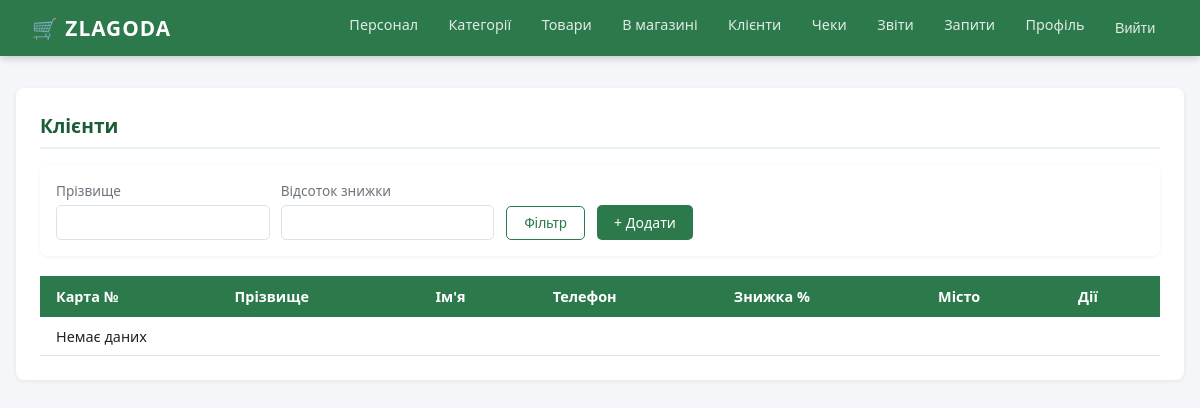
The page /customers/ (signed in) on the database as committed earlier.
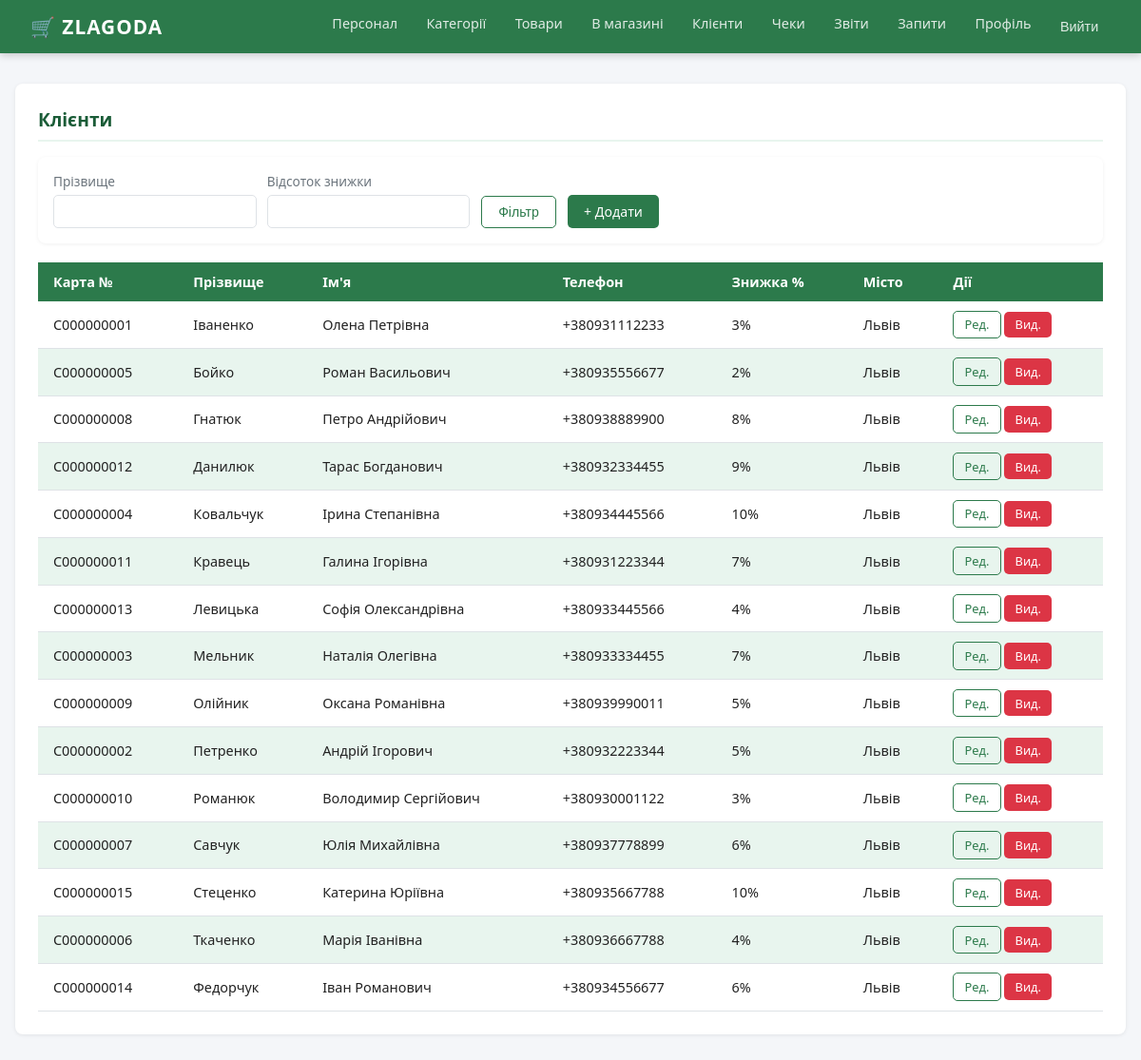
The same page on the database as committed later.
### supermarket/models.py (models this page shows)
class Customer_Card(models.Model):
    card_number = models.CharField(max_length=13, primary_key=True)
    cust_surname = models.CharField(max_length=50)
    cust_name = models.CharField(max_length=50)
    cust_patronymic = models.CharField(max_length=50, null=True, blank=True)
    phone_number = models.CharField(max_length=13)
    city = models.CharField(max_length=50, null=True, blank=True)
    street = models.CharField(max_length=50, null=True, blank=True)
    zip_code = models.CharField(max_length=9, null=True, blank=True)
    percent = models.IntegerField()
    class Meta:
        db_table = 'Customer_Card'
        managed = True

### supermarket/views.py (the view)
# urls.py: path('customers/', views.customers_list, name='customers'),
@login_required
def customers_list(request):
    percent = request.GET.get('percent', '')
    surname = request.GET.get('surname', '')
    role = get_current_role(request)
    custs = db.get_all_customers(
        percent=percent if percent else None,
        surname=surname if surname else None
    )
    return render(request, 'supermarket/customers.html', {
        'customers': custs, 'percent': percent,
        'surname': surname, 'role': role
    })

### supermarket/db_utils.py (called while the page is built)
def dictfetchall(cursor):
    columns = [col[0] for col in cursor.description]
    return [dict(zip(columns, row)) for row in cursor.fetchall()]

def get_employee_by_id(eid):
    with connection.cursor() as c:
        c.execute("""
            SELECT id_employee, empl_surname, empl_name, empl_patronymic,
                   empl_role, salary, date_of_birth, date_of_start,
                   phone_number, city, street, zip_code
            FROM Employee
            WHERE id_employee = %s
        """, [eid])
        return dictfetchall(c)

def get_all_customers(percent=None, surname=None):
    with connection.cursor() as c:
        sql = """
            SELECT card_number, cust_surname, cust_name, cust_patronymic,
                   phone_number, city, street, zip_code, percent
            FROM Customer_Card
            WHERE 1=1
        """
        params = []
        if percent:
            sql += " AND percent = %s"
            params.append(percent)
        if surname:
            sql += " AND cust_surname LIKE %s"
            params.append(f'%{surname}%')
        sql += " ORDER BY cust_surname"
        c.execute(sql, params)
        return dictfetchall(c)

### supermarket/templates/supermarket/customers.html (shortened to what this page needs)
{% extends 'supermarket/base.html' %}
{% block content %}
<div class="card">
  <div class="card-title">Клієнти</div>
  <div class="filter-bar">
    <form method="get" style="display:flex;gap:.7rem;flex-wrap:wrap;align-items:flex-end;width:100%">
      <div class="form-group"><label>Прізвище</label><input type="text" name="surname" value="{{ surname }}"></div>
      <div class="form-group"><label>Відсоток знижки</label><input type="number" name="percent" value="{{ percent }}"></div>
      <button class="btn btn-outline">Фільтр</button>
      <a href="{% url 'customer_create' %}" class="btn btn-green">+ Додати</a>
    </form>
  </div>
  <div class="table-wrap">
    <table>
      <thead><tr><th>Карта №</th><th>Прізвище</th><th>Ім'я</th><th>Телефон</th><th>Знижка %</th><th>Місто</th><th>Дії</th></tr></thead>
      <tbody>
      {% for c in customers %}
      <tr>
        <td>{{ c.card_number }}</td>
        <td>{{ c.cust_surname }}</td>
        <td>{{ c.cust_name }} {{ c.cust_patronymic }}</td>
        <td>{{ c.phone_number }}</td>
        <td>{{ c.percent }}%</td>
        <td>{{ c.city }}</td>
        <td>
          <a href="{% url 'customer_edit' c.card_number %}" class="btn btn-outline btn-sm">Ред.</a>
          <a href="{% url 'customer_delete' c.card_number %}" class="btn btn-danger btn-sm" onclick="return confirm('Видалити?')">Вид.</a>
        </td>
      </tr>
      {% empty %}<tr><td colspan="7">Немає даних</td></tr>
      {% endfor %}
      </tbody>
    </table>
  </div>
</div>
{% endblock %}

Rows that differ between the two databases and show on the page:
added Customer_Card: card_number "C000000001", cust_surname "Іваненко", cust_name "Олена", cust_patronymic "Петрівна", phone_number "+380931112233", percent "3", city "Львів"
added Customer_Card: card_number "C000000005", cust_surname "Бойко", cust_name "Роман", cust_patronymic "Васильович", phone_number "+380935556677", percent "2", city "Львів"
added Customer_Card: card_number "C000000008", cust_surname "Гнатюк", cust_name "Петро", cust_patronymic "Андрійович", phone_number "+380938889900", percent "8", city "Львів"
added Customer_Card: card_number "C000000012", cust_surname "Данилюк", cust_name "Тарас", cust_patronymic "Богданович", phone_number "+380932334455", percent "9", city "Львів"
added Customer_Card: card_number "C000000004", cust_surname "Ковальчук", cust_name "Ірина", cust_patronymic "Степанівна", phone_number "+380934445566", percent "10", city "Львів"
added Customer_Card: card_number "C000000011", cust_surname "Кравець", cust_name "Галина", cust_patronymic "Ігорівна", phone_number "+380931223344", percent "7", city "Львів"
added Customer_Card: card_number "C000000013", cust_surname "Левицька", cust_name "Софія", cust_patronymic "Олександрівна", phone_number "+380933445566", percent "4", city "Львів"
added Customer_Card: card_number "C000000003", cust_surname "Мельник", cust_name "Наталія", cust_patronymic "Олегівна", phone_number "+380933334455", percent "7", city "Львів"
added Customer_Card: card_number "C000000009", cust_surname "Олійник", cust_name "Оксана", cust_patronymic "Романівна", phone_number "+380939990011", percent "5", city "Львів"
added Customer_Card: card_number "C000000002", cust_surname "Петренко", cust_name "Андрій", cust_patronymic "Ігорович", phone_number "+380932223344", percent "5", city "Львів"
added Customer_Card: card_number "C000000010", cust_surname "Романюк", cust_name "Володимир", cust_patronymic "Сергійович", phone_number "+380930001122", percent "3", city "Львів"
added Customer_Card: card_number "C000000007", cust_surname "Савчук", cust_name "Юлія", cust_patronymic "Михайлівна", phone_number "+380937778899", percent "6", city "Львів"
added Customer_Card: card_number "C000000015", cust_surname "Стеценко", cust_name "Катерина", cust_patronymic "Юріївна", phone_number "+380935667788", percent "10", city "Львів"
added Customer_Card: card_number "C000000006", cust_surname "Ткаченко", cust_name "Марія", cust_patronymic "Іванівна", phone_number "+380936667788", percent "4", city "Львів"
added Customer_Card: card_number "C000000014", cust_surname "Федорчук", cust_name "Іван", cust_patronymic "Романович", phone_number "+380934556677", percent "6", city "Львів"
Other text that changed with them:
text no longer shown: "Немає даних"
